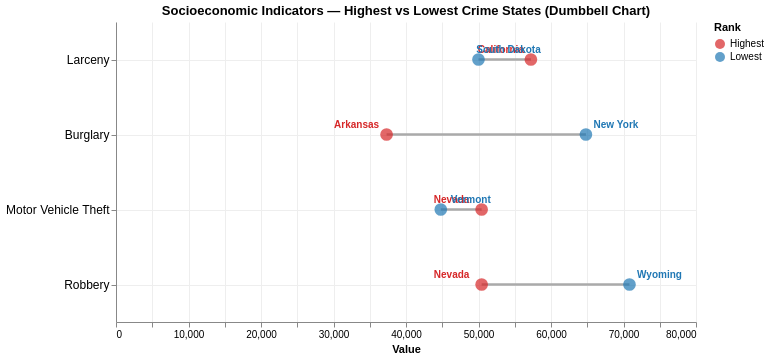

Source (notebook cell):
### Code cell
crime_pairs = [
    {'Crime Type': 'Larceny',             'Rank': 'Highest', 'State': 'California'},
    {'Crime Type': 'Larceny',             'Rank': 'Lowest',  'State': 'South Dakota'},
    {'Crime Type': 'Burglary',            'Rank': 'Highest', 'State': 'Arkansas'},
    {'Crime Type': 'Burglary',            'Rank': 'Lowest',  'State': 'New York'},
    {'Crime Type': 'Motor Vehicle Theft', 'Rank': 'Highest', 'State': 'Nevada'},
    {'Crime Type': 'Motor Vehicle Theft', 'Rank': 'Lowest',  'State': 'Vermont'},
    {'Crime Type': 'Robbery',             'Rank': 'Highest', 'State': 'Nevada'},
    {'Crime Type': 'Robbery',             'Rank': 'Lowest',  'State': 'Wyoming'},
]
pair_df = pd.DataFrame(crime_pairs)

# --- Aggregate ---
states = pair_df['State'].unique().tolist()
avg_state = (
    df[df['State'].isin(states)]
    .groupby('State').agg(
        gdp_per_capita             = ('GDP per capita',                                                                 'mean'),
        gini                       = ('Gini coefficient',                                                               'mean'),
        corruption                 = ('Number of corruption convictions per 1,000,000 people',                          'mean'),
        below_9_years_of_education = ('People with less than 9 years of education/people with college degree or above', 'mean'),
        poverty                    = ('Poverty rate',                                                                   'mean'),
        unemployment               = ('Unemployment rate',                                                              'mean'),
    ).reset_index()
)

df_viz = (
    avg_state
    .melt(id_vars='State', var_name='Indicator', value_name='Value')
    .merge(pair_df, on='State', how='left')
)

crime_order = ['Larceny', 'Burglary', 'Motor Vehicle Theft', 'Robbery']

# Dropdown 
indicators = avg_state.columns.drop('State').tolist()
dropdown  = alt.binding_select(options=indicators, name='Select Indicator: ')
selection = alt.selection_point(fields=['Indicator'], bind=dropdown, value=[{'Indicator': 'gdp_per_capita'}])

base = alt.Chart(df_viz).transform_filter(selection)

# Layer 1 
lines = base.mark_line(strokeWidth=2.5, color='#aaaaaa').encode(
    y=alt.Y('Crime Type:N', sort=crime_order, title=None, axis=alt.Axis(labelFontSize=12)),
    x=alt.X('Value:Q', title='Value'),
    detail='Crime Type:N',
    tooltip=alt.value(None)
)

# Layer 2 
dots = base.mark_circle(size=160).encode(
    y=alt.Y('Crime Type:N', sort=crime_order),
    x=alt.X('Value:Q'),
    color=alt.Color(
        'Rank:N',
        scale=alt.Scale(domain=['Highest', 'Lowest'], range=['#d62728', '#1f77b4']),
        title='Rank'
    ),
    tooltip=[
        alt.Tooltip('Crime Type:N', title='Crime Type'),
        alt.Tooltip('Rank:N',       title='Rank'),
        alt.Tooltip('State:N',      title='State'),
        alt.Tooltip('Indicator:N',  title='Indicator'),
        alt.Tooltip('Value:Q',      title='Value', format=',.2f'),
    ]
)

# Layer 3 the labels
labels_high = base.transform_filter(alt.datum.Rank == 'Highest').mark_text(
    fontSize=10, fontWeight='bold', dy=-10, dx=-30
).encode(
    y=alt.Y('Crime Type:N', sort=crime_order),
    x=alt.X('Value:Q'),
    text=alt.Text('State:N'),
    color=alt.value('#d62728')
)

labels_low = base.transform_filter(alt.datum.Rank == 'Lowest').mark_text(
    fontSize=10, fontWeight='bold', dy=-10, dx=30
).encode(
    y=alt.Y('Crime Type:N', sort=crime_order),
    x=alt.X('Value:Q'),
    text=alt.Text('State:N'),
    color=alt.value('#1f77b4')
)

# add_params once on the final layered chart
chart = (lines + dots + labels_high + labels_low).add_params(
    selection
).properties(
    title='Socioeconomic Indicators — Highest vs Lowest Crime States (Dumbbell Chart)',
    width=580,
    height=300
).configure_view(
    strokeWidth=0
).configure_axis(
    grid=True,
    gridColor='#eeeeee'
)

chart.interactive()

### Figure 1 — Vega-Lite specification as saved in the notebook (floating-point values rounded to 4 significant figures)
{"config": {"view": {"continuousWidth": 300, "continuousHeight": 300, "strokeWidth": 0}, "axis": {"grid": true, "gridColor": "#eeeeee"}}, "layer": [{"mark": {"type": "line", "color": "#aaaaaa", "strokeWidth": 2.5}, "encoding": {"detail": {"field": "Crime Type", "type": "nominal"}, "tooltip": {"value": null}, "x": {"field": "Value", "title": "Value", "type": "quantitative"}, "y": {"axis": {"labelFontSize": 12}, "field": "Crime Type", "sort": ["Larceny", "Burglary", "Motor Vehicle Theft", "Robbery"], "title": null, "type": "nominal"}}, "name": "view_321b0904c7fa0397_0", "transform": [{"filter": {"param": "param_b874abb5b43ad926"}}]}, {"mark": {"type": "circle", "size": 160}, "encoding": {"color": {"field": "Rank", "scale": {"domain": ["Highest", "Lowest"], "range": ["#d62728", "#1f77b4"]}, "title": "Rank", "type": "nominal"}, "tooltip": [{"field": "Crime Type", "title": "Crime Type", "type": "nominal"}, {"field": "Rank", "title": "Rank", "type": "nominal"}, {"field": "State", "title": "State", "type": "nominal"}, {"field": "Indicator", "title": "Indicator", "type": "nominal"}, {"field": "Value", "format": ",.2f", "title": "Value", "type": "quantitative"}], "x": {"field": "Value", "type": "quantitative"}, "y": {"field": "Crime Type", "sort": ["Larceny", "Burglary", "Motor Vehicle Theft", "Robbery"], "type": "nominal"}}, "transform": [{"filter": {"param": "param_b874abb5b43ad926"}}]}, {"mark": {"type": "text", "dx": -30, "dy": -10, "fontSize": 10, "fontWeight": "bold"}, "encoding": {"color": {"value": "#d62728"}, "text": {"field": "State", "type": "nominal"}, "x": {"field": "Value", "type": "quantitative"}, "y": {"field": "Crime Type", "sort": ["Larceny", "Burglary", "Motor Vehicle Theft", "Robbery"], "type": "nominal"}}, "transform": [{"filter": {"param": "param_b874abb5b43ad926"}}, {"filter": "(datum.Rank === 'Highest')"}]}, {"mark": {"type": "text", "dx": 30, "dy": -10, "fontSize": 10, "fontWeight": "bold"}, "encoding": {"color": {"value": "#1f77b4"}, "text": {"field": "State", "type": "nominal"}, "x": {"field": "Value", "type": "quantitative"}, "y": {"field": "Crime Type", "sort": ["Larceny", "Burglary", "Motor Vehicle Theft", "Robbery"], "type": "nominal"}}, "transform": [{"filter": {"param": "param_b874abb5b43ad926"}}, {"filter": "(datum.Rank === 'Lowest')"}]}], "data": {"name": "data-61f58d2800bacc3626a475289caf64d9"}, "height": 300, "params": [{"name": "param_b874abb5b43ad926", "select": {"type": "point", "fields": ["Indicator"]}, "bind": {"input": "select", "options": ["gdp_per_capita", "gini", "corruption", "below_9_years_of_education", "poverty", "unemployment"], "name": "Select Indicator: "}, "value": [{"Indicator": "gdp_per_capita"}], "views": ["view_321b0904c7fa0397_0"]}, {"name": "param_1e9efca18e7a2868", "select": {"type": "interval", "encodings": ["x", "y"]}, "bind": "scales", "views": ["view_321b0904c7fa0397_0"]}], "title": "Socioeconomic Indicators — Highest vs Lowest Crime States (Dumbbell Chart)", "width": 580, "$schema": "https://vega.github.io/schema/vega-lite/v6.1.0.json", "datasets": {"data-61f58d2800bacc3626a475289caf64d9": [{"State": "Arkansas", "Indicator": "gdp_per_capita", "Value": 37320.0, "Crime Type": "Burglary", "Rank": "Highest"}, {"State": "California", "Indicator": "gdp_per_capita", "Value": 57230.0, "Crime Type": "Larceny", "Rank": "Highest"}, {"State": "Nevada", "Indicator": "gdp_per_capita", "Value": 50430.0, "Crime Type": "Motor Vehicle Theft", "Rank": "Highest"}, {"State": "Nevada", "Indicator": "gdp_per_capita", "Value": 50430.0, "Crime Type": "Robbery", "Rank": "Highest"}, {"State": "New York", "Indicator": "gdp_per_capita", "Value": 64820.0, "Crime Type": "Burglary", "Rank": "Lowest"}, {"State": "South Dakota", "Indicator": "gdp_per_capita", "Value": 50000.0, "Crime Type": "Larceny", "Rank": "Lowest"}, {"State": "Vermont", "Indicator": "gdp_per_capita", "Value": 44800.0, "Crime Type": "Motor Vehicle Theft", "Rank": "Lowest"}, {"State": "Wyoming", "Indicator": "gdp_per_capita", "Value": 70830.0, "Crime Type": "Robbery", "Rank": "Lowest"}, {"State": "Arkansas", "Indicator": "gini", "Value": 0.4643, "Crime Type": "Burglary", "Rank": "Highest"}, {"State": "California", "Indicator": "gini", "Value": 0.4763, "Crime Type": "Larceny", "Rank": "Highest"}, {"State": "Nevada", "Indicator": "gini", "Value": 0.4427, "Crime Type": "Motor Vehicle Theft", "Rank": "Highest"}, {"State": "Nevada", "Indicator": "gini", "Value": 0.4427, "Crime Type": "Robbery", "Rank": "Highest"}, {"State": "New York", "Indicator": "gini", "Value": 0.5025, "Crime Type": "Burglary", "Rank": "Lowest"}, {"State": "South Dakota", "Indicator": "gini", "Value": 0.4415, "Crime Type": "Larceny", "Rank": "Lowest"}, {"State": "Vermont", "Indicator": "gini", "Value": 0.4341, "Crime Type": "Motor Vehicle Theft", "Rank": "Lowest"}, {"State": "Wyoming", "Indicator": "gini", "Value": 0.4205, "Crime Type": "Robbery", "Rank": "Lowest"}, {"State": "Arkansas", "Indicator": "corruption", "Value": 2.874, "Crime Type": "Burglary", "Rank": "Highest"}, {"State": "California", "Indicator": "corruption", "Value": 1.896, "Crime Type": "Larceny", "Rank": "Highest"}, {"State": "Nevada", "Indicator": "corruption", "Value": 1.278, "Crime Type": "Motor Vehicle Theft", "Rank": "Highest"}, {"State": "Nevada", "Indicator": "corruption", "Value": 1.278, "Crime Type": "Robbery", "Rank": "Highest"}, {"State": "New York", "Indicator": "corruption", "Value": 2.544, "Crime Type": "Burglary", "Rank": "Lowest"}, {"State": "South Dakota", "Indicator": "corruption", "Value": 8.39, "Crime Type": "Larceny", "Rank": "Lowest"}, {"State": "Vermont", "Indicator": "corruption", "Value": 3.057, "Crime Type": "Motor Vehicle Theft", "Rank": "Lowest"}, {"State": "Wyoming", "Indicator": "corruption", "Value": 3.991, "Crime Type": "Robbery", "Rank": "Lowest"}, {"State": "Arkansas", "Indicator": "below_9_years_of_education", "Value": 0.3237, "Crime Type": "Burglary", "Rank": "Highest"}, {"State": "California", "Indicator": "below_9_years_of_education", "Value": 0.3413, "Crime Type": "Larceny", "Rank": "Highest"}, {"State": "Nevada", "Indicator": "below_9_years_of_education", "Value": 0.2894, "Crime Type": "Motor Vehicle Theft", "Rank": "Highest"}, {"State": "Nevada", "Indicator": "below_9_years_of_education", "Value": 0.2894, "Crime Type": "Robbery", "Rank": "Highest"}, {"State": "New York", "Indicator": "below_9_years_of_education", "Value": 0.2095, "Crime Type": "Burglary", "Rank": "Lowest"}, {"State": "South Dakota", "Indicator": "below_9_years_of_education", "Value": 0.1703, "Crime Type": "Larceny", "Rank": "Lowest"}, {"State": "Vermont", "Indicator": "below_9_years_of_education", "Value": 0.09297, "Crime Type": "Motor Vehicle Theft", "Rank": "Lowest"}, {"State": "Wyoming", "Indicator": "below_9_years_of_education", "Value": 0.09338, "Crime Type": "Robbery", "Rank": "Lowest"}, {"State": "Arkansas", "Indicator": "poverty", "Value": 13.96, "Crime Type": "Burglary", "Rank": "Highest"}, {"State": "California", "Indicator": "poverty", "Value": 11.19, "Crime Type": "Larceny", "Rank": "Highest"}, {"State": "Nevada", "Indicator": "poverty", "Value": 10.0, "Crime Type": "Motor Vehicle Theft", "Rank": "Highest"}, {"State": "Nevada", "Indicator": "poverty", "Value": 10.0, "Crime Type": "Robbery", "Rank": "Highest"}, {"State": "New York", "Indicator": "poverty", "Value": 11.39, "Crime Type": "Burglary", "Rank": "Lowest"}, {"State": "South Dakota", "Indicator": "poverty", "Value": 8.955, "Crime Type": "Larceny", "Rank": "Lowest"}, {"State": "Vermont", "Indicator": "poverty", "Value": 7.236, "Crime Type": "Motor Vehicle Theft", "Rank": "Lowest"}, {"State": "Wyoming", "Indicator": "poverty", "Value": 6.9, "Crime Type": "Robbery", "Rank": "Lowest"}, {"State": "Arkansas", "Indicator": "unemployment", "Value": 6.482, "Crime Type": "Burglary", "Rank": "Highest"}, {"State": "California", "Indicator": "unemployment", "Value": 8.282, "Crime Type": "Larceny", "Rank": "Highest"}, {"State": "Nevada", "Indicator": "unemployment", "Value": 8.418, "Crime Type": "Motor Vehicle Theft", "Rank": "Highest"}, {"State": "Nevada", "Indicator": "unemployment", "Value": 8.418, "Crime Type": "Robbery", "Rank": "Highest"}, {"State": "New York", "Indicator": "unemployment", "Value": 6.591, "Crime Type": "Burglary", "Rank": "Lowest"}, {"State": "South Dakota", "Indicator": "unemployment", "Value": 3.818, "Crime Type": "Larceny", "Rank": "Lowest"}, {"State": "Vermont", "Indicator": "unemployment", "Value": 4.636, "Crime Type": "Motor Vehicle Theft", "Rank": "Lowest"}, {"State": "Wyoming", "Indicator": "unemployment", "Value": 4.509, "Crime Type": "Robbery", "Rank": "Lowest"}]}}
